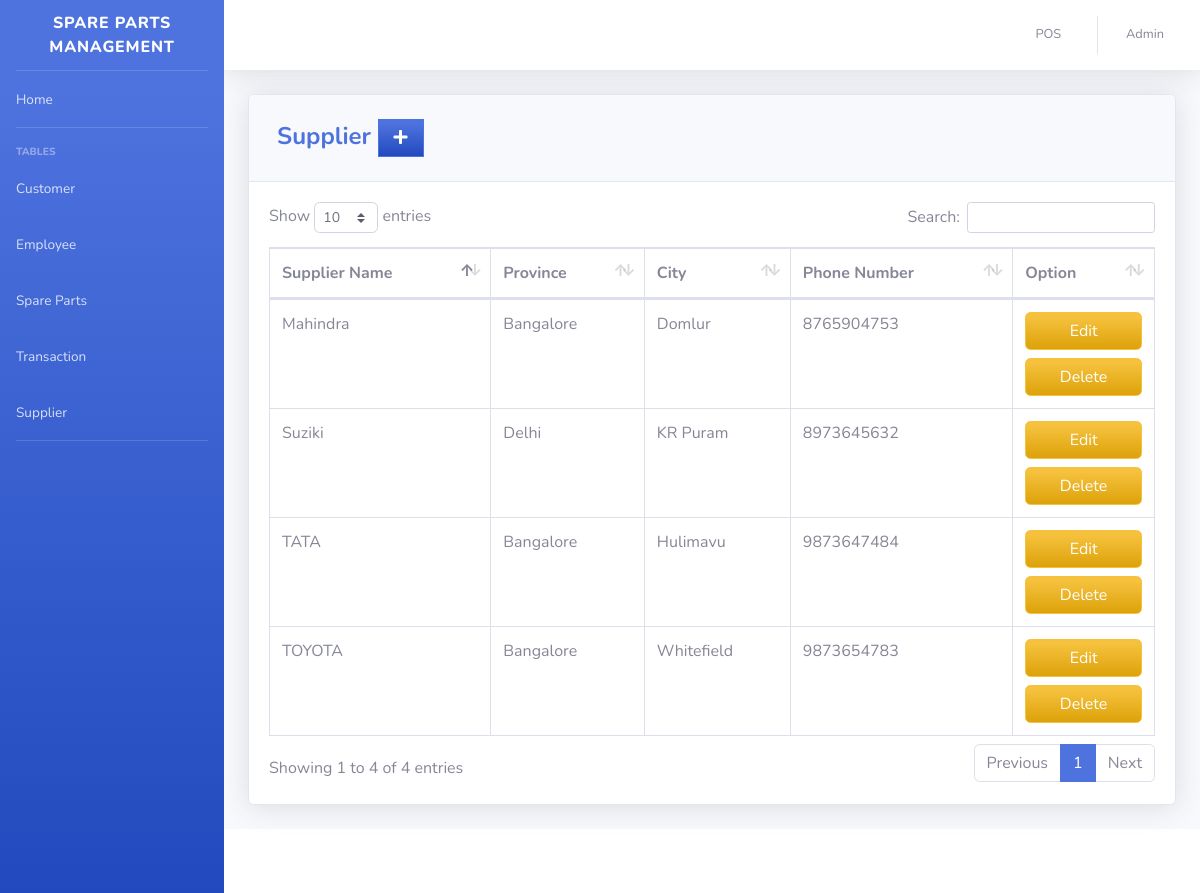
/pages/supplier.php (signed in), run on the app's committed database.
### tables this page shows
CREATE TABLE `supplier` (
  `SUPPLIER_ID` int(11) NOT NULL,
  `COMPANY_NAME` varchar(50) DEFAULT NULL,
  `LOCATION_ID` int(11) NOT NULL,
  `PHONE_NUMBER` varchar(11) DEFAULT NULL
);

CREATE TABLE `location` (
  `LOCATION_ID` int(11) NOT NULL,
  `PROVINCE` varchar(100) DEFAULT NULL,
  `CITY` varchar(100) DEFAULT NULL
);

### pages/supplier.php (the view, shortened to what this page needs)
<?php
include'../includes/connection.php';
include'../includes/sidebar.php';
?>
            <div class="card shadow mb-4">
            <div class="card-header py-3">
              <h4 class="m-2 font-weight-bold text-primary">Supplier&nbsp;<a  href="#" data-toggle="modal" data-target="#supplierModal" type="button" class="btn btn-primary bg-gradient-primary" style="border-radius: 0px;"><i class="fas fa-fw fa-plus"></i></a></h4>
            </div>
            <div class="card-body">
              <div class="table-responsive">
                <table class="table table-bordered" id="dataTable" width="100%" cellspacing="0">
               <thead>
                   <tr>
                       <th>Supplier Name</th>
                       <th>Province</th>
                       <th>City</th>
                       <th>Phone Number</th>
                       <th>Option</th>
                   </tr>
               </thead>
          <tbody>
<?php
    $query = 'SELECT SUPPLIER_ID, COMPANY_NAME, l.PROVINCE, l.CITY, PHONE_NUMBER FROM supplier s join location l on s.LOCATION_ID=l.LOCATION_ID';
        $result = mysqli_query($db, $query) or die (mysqli_error($db));
            while ($row = mysqli_fetch_assoc($result)) {
                echo '<tr>';
                echo '<td>'. $row['COMPANY_NAME'].'</td>';
                echo '<td>'. $row['PROVINCE'].'</td>';
                echo '<td>'. $row['CITY'].'</td>';
                echo '<td>'. $row['PHONE_NUMBER'].'</td>';
                      echo '<td align="right">
                                  <a type="button" class="btn btn-warning bg-gradient-warning btn-block" href="sup_edit.php?action=edit & id='.$row['SUPPLIER_ID']. '">
                                    </i> Edit
                                  </a>
								  <a type="button" class="btn btn-warning bg-gradient-warning btn-block" href="sup_del.php?action=del & id='.$row['SUPPLIER_ID']. '">
                                   </i> Delete
									</a>
                            </div>
                          </div> </td>';
                        }
?>
<?php
include'../includes/footer.php';
?>

### data on the page
supplier: COMPANY_NAME "TATA", LOCATION_ID.PROVINCE "Bangalore", LOCATION_ID.CITY "Hulimavu", PHONE_NUMBER "9873647484"
supplier: COMPANY_NAME "TOYOTA", LOCATION_ID.PROVINCE "Bangalore", LOCATION_ID.CITY "Whitefield", PHONE_NUMBER "9873654783"
supplier: COMPANY_NAME "Mahindra", LOCATION_ID.PROVINCE "Bangalore", LOCATION_ID.CITY "Domlur", PHONE_NUMBER "8765904753"
supplier: COMPANY_NAME "Suziki", LOCATION_ID.PROVINCE "Delhi", LOCATION_ID.CITY "KR Puram", PHONE_NUMBER "8973645632"

### other printed values
$_SESSION['FIRST_NAME'] "Admin"
